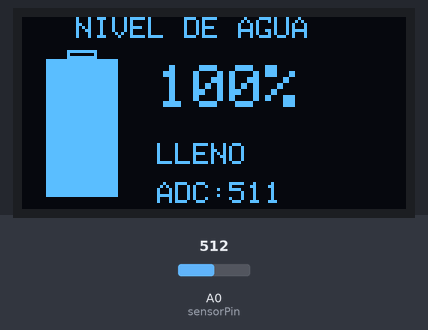
Bench run of a sketch on a simulated Arduino Uno, built with avr-gcc and run on an emulated ATmega328P. Parts: 128×64 one-colour display. Inputs (shaded band) come from the test bench; at power-on: A0 (sensorPin) = 512. What the sketch prints to the serial monitor is not drawn.

Above: at 1.2 s.
1.3 s: A0 (sensorPin) set to 501
At 1.8 s:
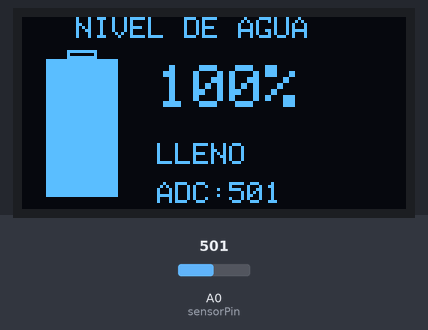
2.9 s: A0 (sensorPin) set to 408
At 4.2 s:
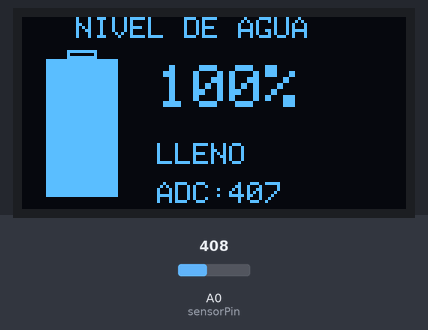
4.5 s: A0 (sensorPin) set to 374
At 5.4 s:
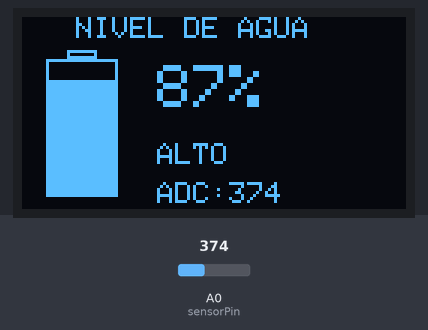
6.1 s: A0 (sensorPin) set to 334
At 6.7 s:
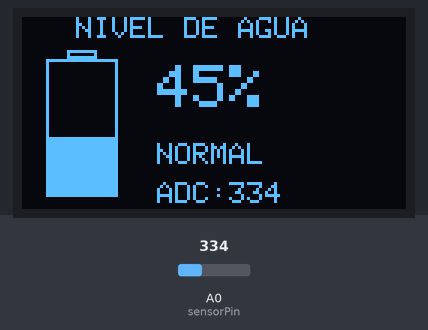
7.7 s: A0 (sensorPin) set to 122
At 9.1 s:
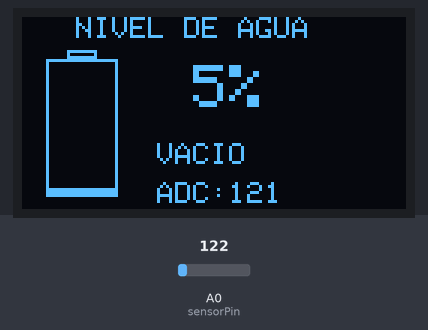
Timing chart, 0 to 10.3 s (numbered marks = the images above; inputs shaded):
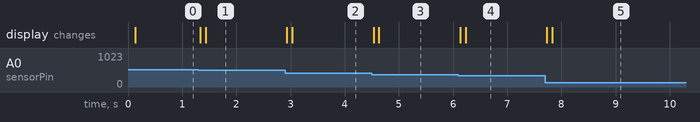

Measured:
- the behaviour switches between 511 and 510 on A0 (sensorPin) (found by bisection; images 0 and 1)
- the behaviour switches between 390 and 389 on A0 (sensorPin) (found by bisection; images 2 and 3)
- the behaviour switches between 349 and 348 on A0 (sensorPin) (found by bisection; images 3 and 4)
- after the input at 1.3 s, the display: first changes at once (image 1 shows a later state)
- after the input at 2.9 s, the display: first changes at once (image 2 shows a later state)
- after the input at 4.5 s, the display: first changes at once (image 3 shows a later state)
- after the input at 6.1 s, the display: first changes at once (image 4 shows a later state)
- after the input at 7.7 s, the display: first changes at once (image 5 shows a later state)

The sketch:

water-level-monitor.ino
```cpp
#include <Wire.h>
#include <Adafruit_GFX.h>
#include <Adafruit_SSD1306.h>

#define SCREEN_WIDTH 128
#define SCREEN_HEIGHT 64
#define OLED_RESET -1

Adafruit_SSD1306 display(SCREEN_WIDTH, SCREEN_HEIGHT, &Wire, OLED_RESET);

//-------------------------------------------------
// Configuración
//-------------------------------------------------
const byte sensorPin = A0;

// Filtro exponencial (alpha = 0.10 para más suavidad, pero puedes ajustar)
const float FILTER_ALPHA = 0.10;

// Intervalos en milisegundos
const unsigned long INTERVALO_SERIAL = 200;   // Actualizar Serial cada 200 ms
const unsigned long INTERVALO_PANTALLA = 100; // Actualizar OLED cada 100 ms

//-------------------------------------------------
// Tabla de calibración (optimizada: static const)
//-------------------------------------------------
static const int adcCal[] = {
  65,   // 0 mm
  310,  // 10 mm
  340,  //20 mm
  350,  //30 mm
  400,  //40 mm
};

static const int nivelCal[] = {
   0,
   25,
   50,
   75,
   100,
};

const int PUNTOS_CAL = sizeof(adcCal) / sizeof(adcCal[0]);

//-------------------------------------------------
// Variables globales
//-------------------------------------------------
float sensorFiltrado = 40.0;
int   sensorValue    = 0;
int   porcentaje     = 0;

// Variables para control de tiempo con millis()
unsigned long tiempoAnteriorSerial = 0;
unsigned long tiempoAnteriorPantalla = 0;

// Constantes de dibujo (fuera del loop)
const int tankX = 8;
const int tankY = 14;
const int tankW = 24;
const int tankH = 46;

//-------------------------------------------------
// Conversión ADC -> Porcentaje (optimizada)
//-------------------------------------------------
int calcularNivel(int adc)
{
    if (adc <= adcCal[0])
        return 0;

    if (adc >= adcCal[PUNTOS_CAL - 1])
        return 100;

    for (int i = 0; i < PUNTOS_CAL - 1; i++)
    {
        if (adc >= adcCal[i] && adc <= adcCal[i + 1])
        {
            if (adcCal[i] == adcCal[i + 1])
                return nivelCal[i + 1];

            return map(adc,
                       adcCal[i],
                       adcCal[i + 1],
                       nivelCal[i],
                       nivelCal[i + 1]);
        }
    }

    return 0;
}

//-------------------------------------------------
void setup()
{
  Serial.begin(115200);

  if (!display.begin(SSD1306_SWITCHCAPVCC, 0x3C))
  {
    while (1);
  }

  display.clearDisplay();
  display.display();
}

//-------------------------------------------------
void loop()
{
  //---------------------------------------------
  // Lectura del sensor (se ejecuta siempre)
  //---------------------------------------------
  int lectura = analogRead(sensorPin);

  // Filtro exponencial (más suave que 0.20)
  sensorFiltrado = (1.0 - FILTER_ALPHA) * sensorFiltrado + FILTER_ALPHA * lectura;
  sensorValue = (int)sensorFiltrado;

  //---------------------------------------------
  // Conversión usando calibración (siempre)
  //---------------------------------------------
  porcentaje = calcularNivel(sensorValue);
  porcentaje = constrain(porcentaje, 0, 100);

  //---------------------------------------------
  // Monitor Serie (cada INTERVALO_SERIAL ms)
  //---------------------------------------------
  unsigned long tiempoActual = millis();
  if (tiempoActual - tiempoAnteriorSerial >= INTERVALO_SERIAL)
  {
    tiempoAnteriorSerial = tiempoActual;
    Serial.print(F("ADC: "));
    Serial.print(sensorValue);
    Serial.print(F("   Nivel: "));
    Serial.print(porcentaje);
    Serial.println(F("%"));
  }

  //---------------------------------------------
  // Pantalla OLED (cada INTERVALO_PANTALLA ms)
  //---------------------------------------------
  if (tiempoActual - tiempoAnteriorPantalla >= INTERVALO_PANTALLA)
  {
    tiempoAnteriorPantalla = tiempoActual;

    display.clearDisplay();
    display.setTextColor(SSD1306_WHITE);

    // Título
    display.setTextSize(1);
    display.setCursor(18, 0);
    display.print(F("NIVEL DE AGUA"));

    // Tanque
    display.drawRect(tankX, tankY, tankW, tankH, SSD1306_WHITE);

    // Cuello del tanque
    display.drawRect(tankX + 7, tankY - 3, 10, 3, SSD1306_WHITE);

    int nivel = map(porcentaje, 0, 100, 0, tankH - 2);

    display.fillRect(
      tankX + 1,
      tankY + tankH - 1 - nivel,
      tankW - 2,
      nivel,
      SSD1306_WHITE);

    // Porcentaje
    display.setTextSize(2);
    display.setCursor(45, 16);

    if (porcentaje < 10)
        display.print(" ");

    display.print(porcentaje);
    display.print("%");

    // Estado
    display.setTextSize(1);
    display.setCursor(45, 42);

    if (porcentaje < 10)
        display.print(F("VACIO"));
    else if (porcentaje < 35)
        display.print(F("BAJO"));
    else if (porcentaje < 70)
        display.print(F("NORMAL"));
    else if (porcentaje < 95)
        display.print(F("ALTO"));
    else
        display.print(F("LLENO"));

    // ADC
    display.setCursor(45, 55);
    display.print(F("ADC:"));
    display.print(sensorValue);

    display.display();
  }

  // NOTA: No hay delay, el loop se ejecuta continuamente.
  // El sensor se lee en cada iteración (muy rápido).
}
```
